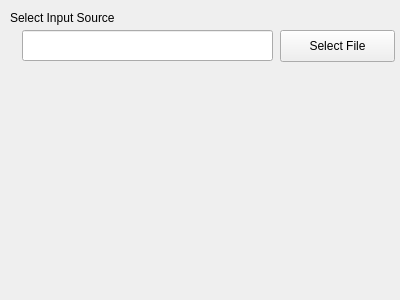
<?xml version="1.0" encoding="UTF-8"?>
<ui version="4.0">
 <class>MainWindow</class>
 <widget class="QMainWindow" name="MainWindow">
  <property name="geometry">
   <rect>
    <x>0</x>
    <y>0</y>
    <width>400</width>
    <height>300</height>
   </rect>
  </property>
  <property name="windowTitle">
   <string>MainWindow</string>
  </property>
  <widget class="QWidget" name="centralWidget">
   <widget class="QLabel" name="inputLabel">
    <property name="geometry">
     <rect>
      <x>10</x>
      <y>10</y>
      <width>122</width>
      <height>16</height>
     </rect>
    </property>
    <property name="text">
     <string>Select Input Source</string>
    </property>
   </widget>
   <widget class="QPushButton" name="inputSelectButton">
    <property name="geometry">
     <rect>
      <x>280</x>
      <y>30</y>
      <width>115</width>
      <height>32</height>
     </rect>
    </property>
    <property name="text">
     <string>Select File</string>
    </property>
   </widget>
   <widget class="QLineEdit" name="inputPath">
    <property name="geometry">
     <rect>
      <x>22</x>
      <y>30</y>
      <width>251</width>
      <height>31</height>
     </rect>
    </property>
   </widget>
  </widget>
  <widget class="QMenuBar" name="menuBar">
   <property name="geometry">
    <rect>
     <x>0</x>
     <y>0</y>
     <width>400</width>
     <height>22</height>
    </rect>
   </property>
  </widget>
 </widget>
 <layoutdefault spacing="6" margin="11"/>
 <resources/>
 <connections/>
</ui>
